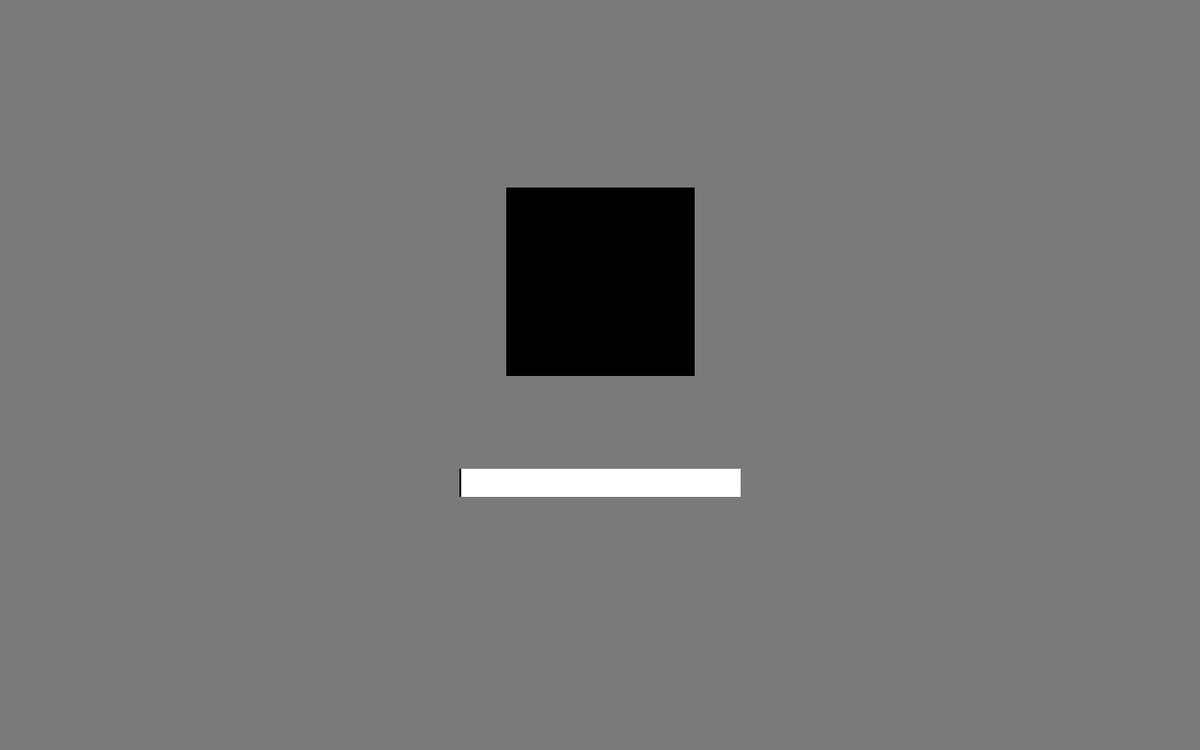
Frame 1 (no input)
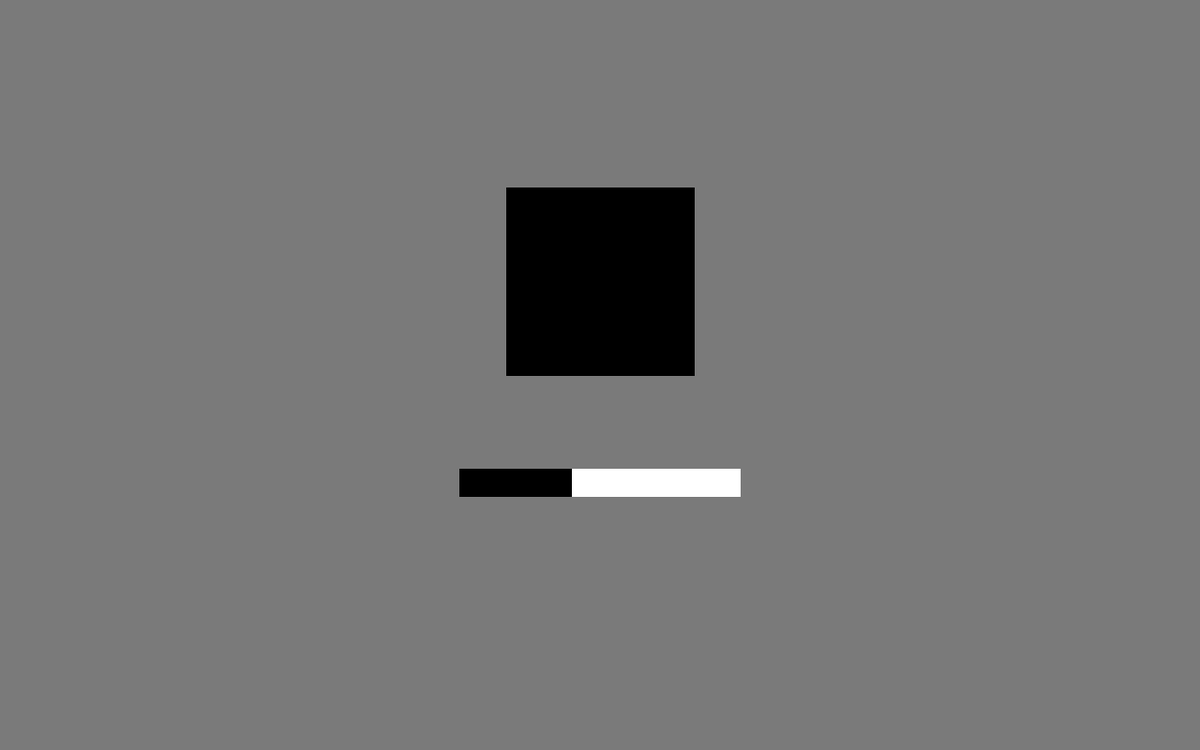
Frame 60 (the mouse pressed at the canvas centre just before this capture)
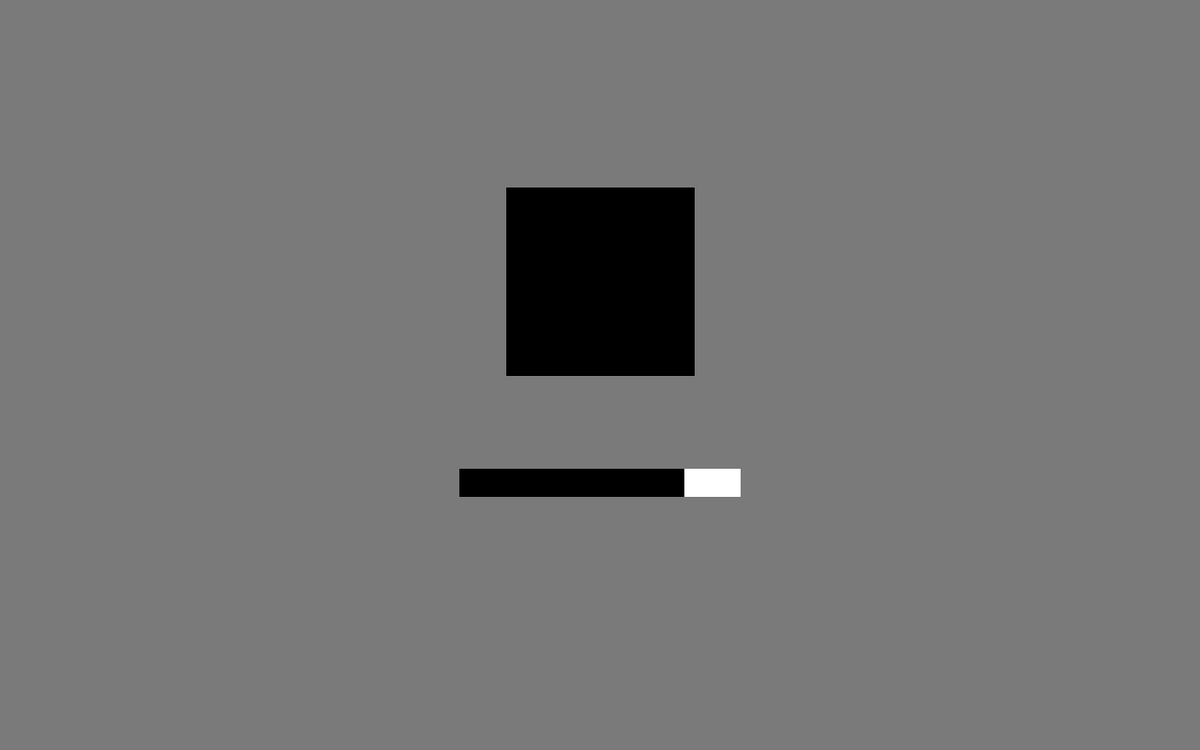
Frame 120 (the mouse held since frame 60 and released just before this capture)

The Processing sketch that drew these frames (run headless with seeded random() and noise(); from frame 60 on, the mouse is pressed at the canvas centre):

// Processing sketch: startup_test
// ── startup_test.pde
float i;

void setup() {
  size(1280, 800);

  background(122);
  i = 0;
}

void draw() {
  fill(0);
  rect(width/2 - 100, 200, 200, 200);

  fill(255);
  noStroke();
  rect(width/2 - 150, 500, 300, 30);

  fill(0);
  if (i < 300) {
    i += 2;
  }
  rect(width/2 - 150, 500, i, 30);
}

void keyPressed() {
  fill(122);
  i = 0;
}
